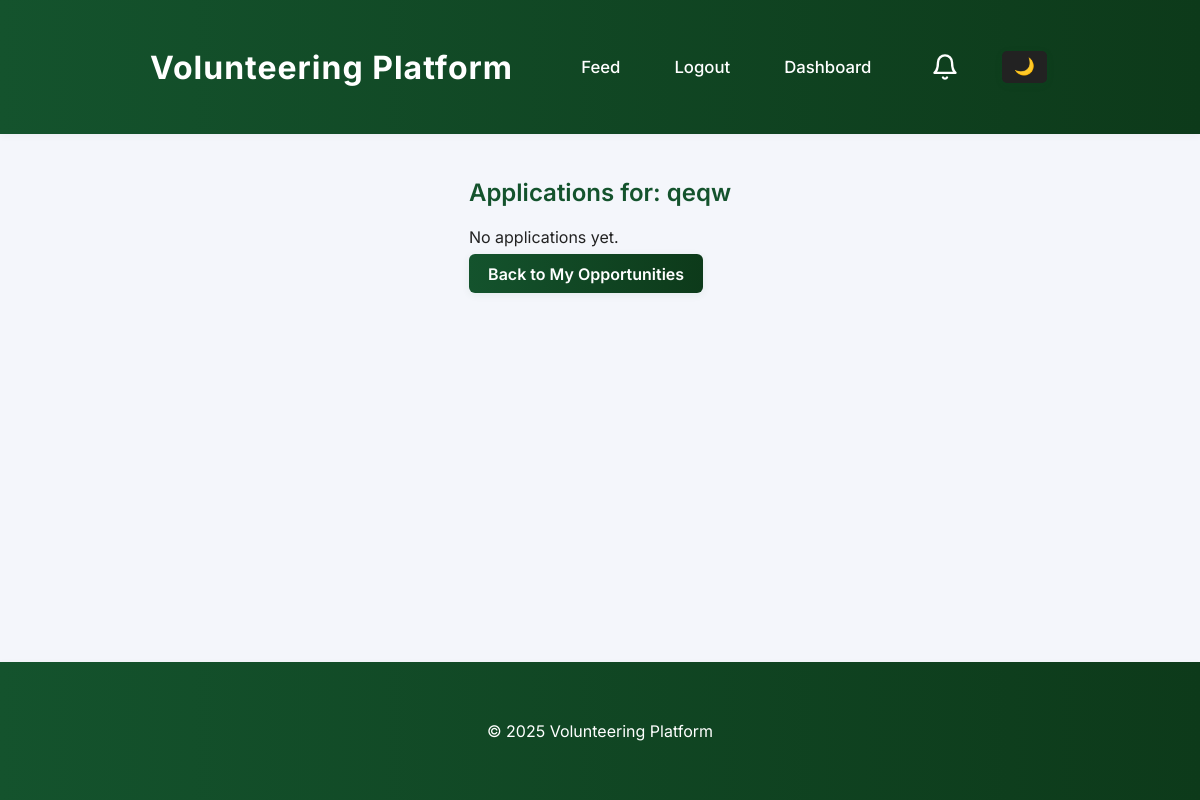
Page /feeds/manage_applications/1/ (signed in) on the earlier database version.
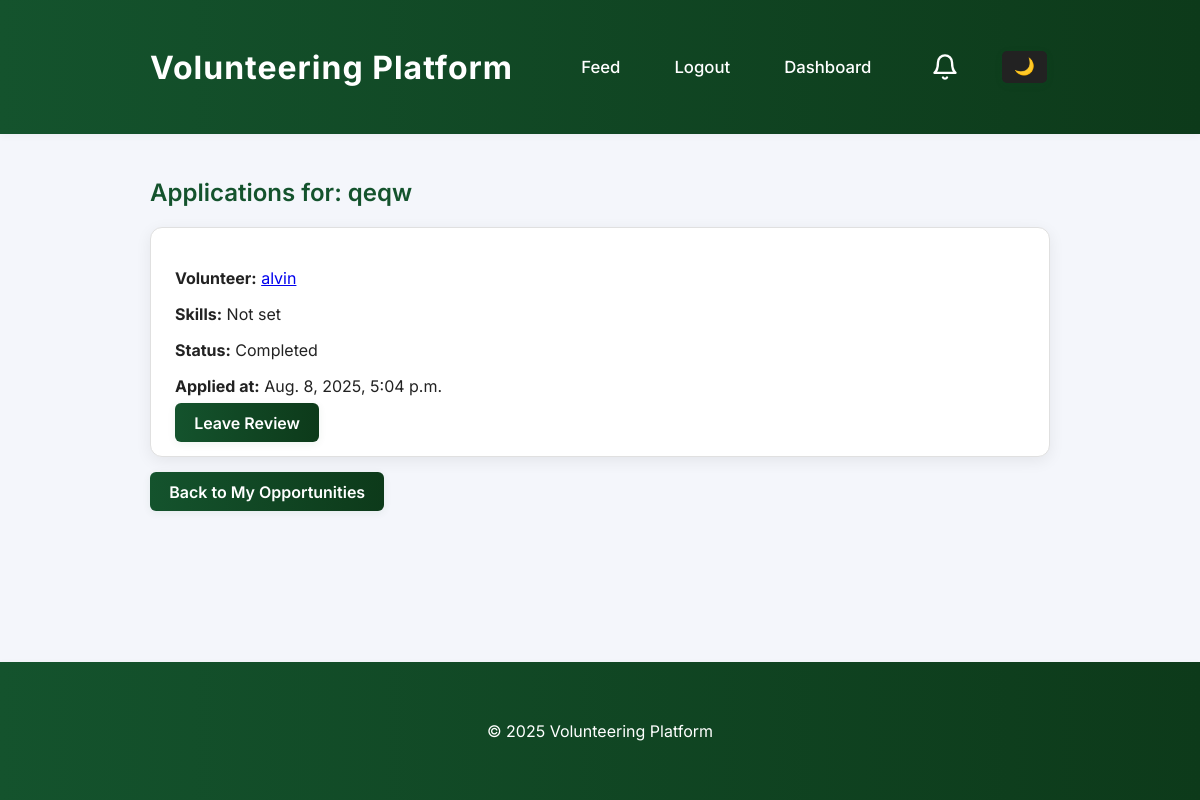
Same page on the later database version.
### feeds/models.py (models this page shows)
class Application(models.Model):
    volunteer = models.ForeignKey(
        settings.AUTH_USER_MODEL,
        on_delete=models.CASCADE,
        limit_choices_to={"role": "volunteer"},
    )
    opportunity = models.ForeignKey(
        Opportunity, on_delete=models.CASCADE, related_name="applications"
    )
    applied_at = models.DateTimeField(auto_now_add=True)
    status = models.CharField(
        max_length=20,
        choices=[
            ("pending", "Pending"),
            ("approved", "Approved"),
            ("rejected", "Rejected"),
            ("completed", "Completed"),
        ],
        default="pending",
    )
    completed_at = models.DateTimeField(null=True, blank=True)
    review = models.TextField(blank=True)
    review_rating = models.PositiveSmallIntegerField(null=True, blank=True)
    class Meta:
        unique_together = ("volunteer", "opportunity")  # prevent duplicate applications

### accounts/models.py (models this page shows, shortened)
class User(AbstractUser):
    ROLE_CHOICES = (
        ("volunteer", "Volunteer"),
        ("ngo", "NGO"),
        ("admin", "Admin"),
    )
    role = models.CharField(max_length=10, choices=ROLE_CHOICES, default="volunteer")
    skills = models.CharField(max_length=255, blank=True, help_text="Comma-separated skills (e.g. Python, Fundraising, Event Planning)")

### feeds/views.py (the view, shortened to what this page needs)
@login_required
def manage_applications(request, opportunity_id):
    if request.user.role != "ngo":
        return render(request, "403.html")
    opportunity = get_object_or_404(Opportunity, id=opportunity_id, ngo=request.user)
    applications = Application.objects.filter(opportunity=opportunity)
    return render(
        request,
        "feeds/manage_applications.html",
        {"opportunity": opportunity, "applications": applications},
    )

### accounts/views.py (called while the page is built)
def get_notification_count(request):
    if not request.user.is_authenticated:
        return {'notification_count': 0}
    count = 0
    if hasattr(request.user, 'role'):
        if request.user.role == 'ngo':
            from feeds.models import Application
            count = Application.objects.filter(opportunity__ngo=request.user, status='pending').count()
        elif request.user.role == 'admin':
            from .models import Report
            count = Report.objects.filter(handled=False).count()
    return {'notification_count': count}

### feeds/templatetags/bg_images.py (called while the page is built)
@register.simple_tag
def random_bg_image():
    img_dir = os.path.join(settings.STATIC_ROOT or settings.STATICFILES_DIRS[0], 'img')
    try:
        files = [f for f in os.listdir(img_dir) if f.lower().endswith(('.jpg', '.jpeg', '.png', '.webp', '.gif'))]
    except Exception:
        files = []
    import random
    if files:
        return 'img/' + random.choice(files)
    return ''

### feeds/templates/feeds/manage_applications.html (shortened to what this page needs)
{% extends "base.html" %}
{% block content %}
<h2>Applications for: {{ opportunity.title }}</h2>
{% for app in applications %}
  <div class="application-card">
    <p><strong>Volunteer:</strong> <a href="{% url 'user_profile' app.volunteer.id %}">{{ app.volunteer.username }}</a></p>
    <p><strong>Skills:</strong> {{ app.volunteer.skills|default:'Not set' }}</p>
    <p><strong>Status:</strong> {{ app.get_status_display }}</p>
    <p><strong>Applied at:</strong> {{ app.applied_at }}</p>
    {% if app.status == 'pending' %}
      <form method="post" style="display:inline;">
        {% csrf_token %}
        <input type="hidden" name="app_id" value="{{ app.id }}">
        <button class="btn" type="submit" name="action" value="approve">Approve</button>
        <button class="btn" type="submit" name="action" value="reject">Reject</button>
      </form>
      <a class="btn" href="{% url 'mark_application_completed' app.id %}">Mark as Completed</a>
    {% elif app.status == 'approved' %}
      <a class="btn" href="{% url 'mark_application_completed' app.id %}">Mark as Completed</a>
    {% elif app.status == 'completed' and not app.review %}
      <a class="btn" href="{% url 'review_application' app.id %}">Leave Review</a>
    {% elif app.status == 'completed' and app.review %}
      <span>Reviewed</span>
    {% endif %}
  </div>
{% empty %}
  <p>No applications yet.</p>
{% endfor %}
<a class="btn" href="{% url 'ngo_opportunities' %}">Back to My Opportunities</a>
{% endblock %}

Differences in the rows shown:
added Application: volunteer.username "alvin", volunteer.skills "Not set", status "Completed", applied_at "Aug. 8, 2025, 5:04 p.m.", review "Leave Review"
Other differences:
text no longer shown: "No applications yet."
